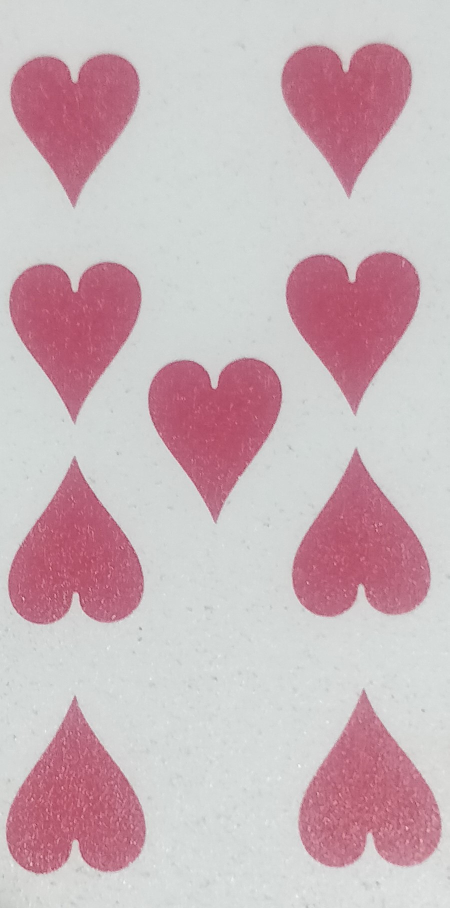
#> input picture face_validation/IMG_20200512_1827571.jpg, 899 x 1816 px, given in place of the camera (shown at 1/2 size)
$ python template_matching.py
#> lines starting #> are read from the running program, lines starting #| are printed output that depends on the picture; after the words box and inside, x2 and y2 are one past the last pixel; in counts of white or black regions, pixels touching at a corner belong together
# [36 lines of commented-out code are left out]
import numpy as np


# [40 lines of commented-out code are left out]
import numpy as np
import cv2

cap = cv2.VideoCapture(0)

while True:
    _, frame = cap.read()
#> frame is the input picture: shape (1816, 899, 3); mean B, G, R 186.1, 180.5, 202.8
    # frame = cv2.imread("../data/data/1589372575830.JPEG")
    # Convert BGR to HSV
    hsv = cv2.cvtColor(frame, cv2.COLOR_BGR2HSV)
#> hsv: shape (1816, 899, 3); mean H, S, V 106.5, 37.2, 205.1
    # define range of blue color in HSV
    lower_gray = np.array([0, 5, 50], np.uint8)
    upper_gray = np.array([179, 50, 255], np.uint8)
    # Threshold the HSV image to get only blue colors
    mask = cv2.inRange (hsv, lower_gray, upper_gray)
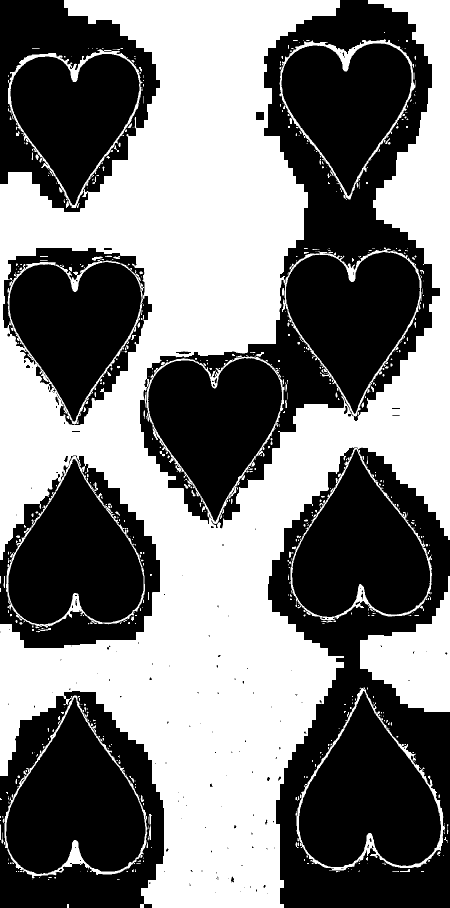
#> mask: shape (1816, 899) (shown at 1/2 size); 48.2% white; 679 white regions (565 under 20 px)
    img_res = cv2.bitwise_and(frame, frame, mask=mask)
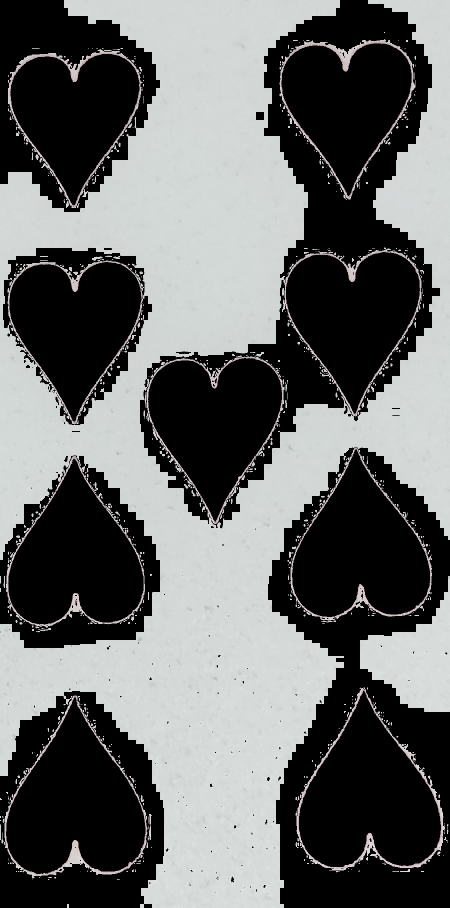
#> img_res: shape (1816, 899, 3) (shown at 1/2 size); mean B, G, R 102.7, 103.2, 101.6
    bluecnts = cv2.findContours(mask.copy(),
                              cv2.RETR_EXTERNAL,
                              cv2.CHAIN_APPROX_SIMPLE)[-2]
#> bluecnts = 541 contours, 508 with area under 20; largest, box (x1, y1, x2, y2) and area: (0, 0, 899, 1816) 1043878, (591, 1375, 890, 1741) 66386, (9, 1391, 295, 1757) 64430, (559, 78, 830, 400) 52948, (16, 98, 285, 416) 51765

    if len(bluecnts)>0:
        blue_area = max(bluecnts, key=cv2.contourArea)
#> blue_area = contour of 3053 points, box (x1, y1, x2, y2) (0, 0, 899, 1816), area 1043878
        (xg,yg,wg,hg) = cv2.boundingRect(blue_area)
#> xg = 0; yg = 0; wg = 899; hg = 1816
        cv2.rectangle(frame,(xg,yg),(xg+wg, yg+hg),(0,255,0),2)
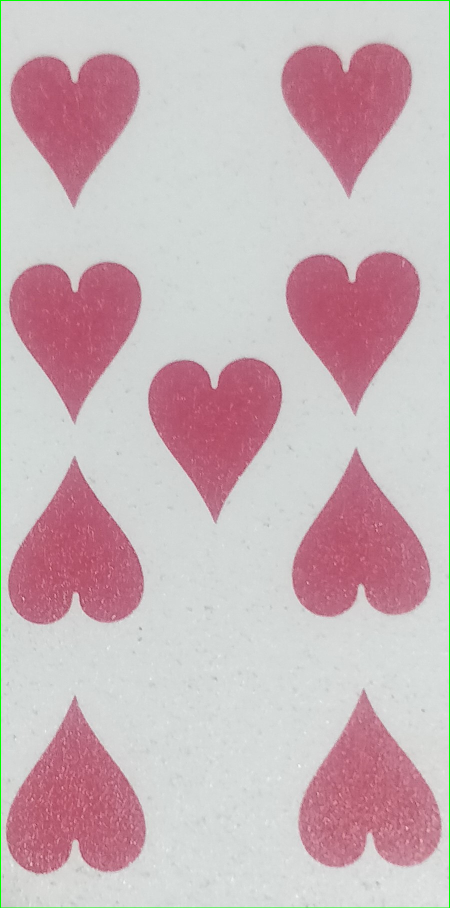
#> frame: shape (1816, 899, 3) (shown at 1/2 size); 0.5% of pixels changed, all inside (x1, y1, x2, y2) = (0, 0, 899, 1816)

    cv2.imshow('frame',frame)
    cv2.imshow('mask',mask)
    cv2.imshow('idk',img_res)

    k = cv2.waitKey(5)
#> (key Esc is pressed here)
    if k == 27:
        break

cap.release()
cv2.destroyAllWindows()
